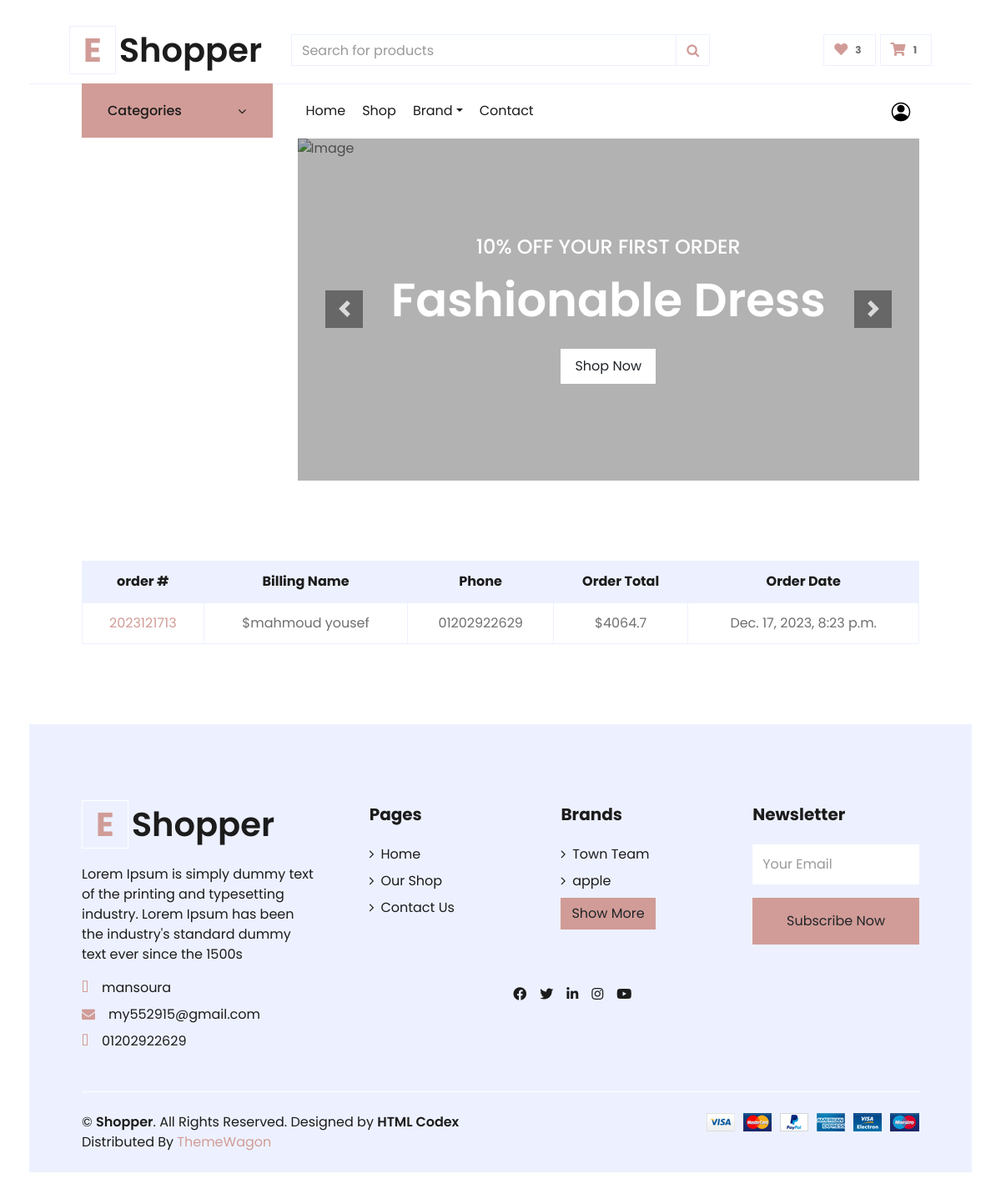
Page /accounts/orders/ (signed in) on the committed database.
### settings/models.py (models this page shows, shortened)
class Info(models.Model):
    site_name = models.CharField( max_length=50)
    description = models.TextField(max_length=1000)
    phone = models.CharField( max_length=30 , null=True, blank=True)
    email = models.EmailField( max_length=254 , null=True, blank=True)
    address = models.CharField( max_length=50 , null=True, blank=True)
    image = models.ImageField(upload_to='settings/', null=True, blank=True )
    fb_link = models.URLField( max_length=200)
    twitter_link = models.URLField( max_length=200)
    instagram_link = models.URLField( max_length=200)

class Brand(models.Model):
    BRDName = models.CharField(max_length=40)
    image = models.ImageField(upload_to='product/',blank=True, null=True)
    BRDDesc = models.TextField(blank=True, null=True)
    class Meta:
        verbose_name = _("Brand")
        verbose_name_plural = _("Brands")
    def __str__(self):
        return self.BRDName

### orders/models.py (models this page shows, shortened)
class Order(models.Model):
    STATUS = (
        ('New','New'),
        ('Accepted','Accepted'),
        ('Completed','Completed'),
        ('Cancelled','Cancelled'),
    )
    user = models.ForeignKey(User, on_delete=models.SET_NULL , null=True)
    payment = models.ForeignKey(Payment,  on_delete=models.SET_NULL ,blank=True , null=True)
    order_number = models.CharField(max_length=50)
    first_name = models.CharField(max_length=50)
    last_name = models.CharField(max_length=50)
    phone = models.CharField(max_length=50)
    zip_code = models.CharField(max_length=50,blank=True)
    email = models.EmailField( max_length=254)
    address_line_1 = models.CharField( max_length=50)
    address_line_2 = models.CharField( max_length=50 , blank=True)
    country = models.CharField( max_length=50 )
    state = models.CharField( max_length=50 )
    city = models.CharField( max_length=50 )
    order_note = models.CharField( max_length=1000 , blank=True)
    order_total = models.FloatField()
    tax = models.FloatField()
    status = models.CharField(choices=STATUS,default='New' , max_length=15)
    ip = models.CharField(max_length=50  ,blank=True)
    is_orderd = models.BooleanField(default=False)
    created_at = models.DateTimeField( auto_now_add=True)
    updated_at = models.DateTimeField(auto_now=True)
    def full_name(self):
        return f'{self.first_name} {self.last_name}'

### accounts/views.py (the view)
# urls.py: path('orders/' , views.orders , name='orders'),
def orders(request):
    orders = Order.objects.filter(user=request.user,is_orderd=True).order_by('-created_at')
    context = {
        'orders':orders,
    }
    return render(request,'profile/orders.html',context)

### accounts/templates/profile/orders.html
     {% extends 'base.html' %}
     {% load static %}
     {% block body %}
    <div class="container-fluid pt-5">
        <div class="row px-xl-5">
            <div class="col-lg-12 table-responsive mb-5">
                <table class="table table-bordered text-center mb-0">
                    <thead class="bg-secondary text-dark">
                        <tr>
                            <th>order #</th>
                            <th>Billing Name</th>
                            <th>Phone</th>
                            <th>Order Total</th>
                            <th>Order Date</th>
                        </tr>
                    </thead>
                    <tbody class="align-middle">
                        {% for order in orders %}
                        <tr>
                            <td class="align-middle"><a href="{% url 'accounts:order_detail' order.order_number %}">{{order.order_number}}</a></td>
                            <td class="align-middle">${{order.full_name}}</td>
                            <td class="align-middle">
                                {{order.phone}}
                            </td>
                            <td class="align-middle">${{order.order_total}}</td>
                            <td class="align-middle">{{order.created_at}}</td>
                        </tr>
                         {% endfor %}
                    </tbody>
                </table>
            </div>
        </div>
    </div>
     {% endblock %}

### templates/base.html (shortened to what this page needs)
{% load static %}
<!DOCTYPE html>
<html lang="en">
<head>
    <link href="https://cdnjs.cloudflare.com/ajax/libs/font-awesome/5.10.0/css/all.min.css" rel="stylesheet">
    <link rel="stylesheet" href="https://cdnjs.cloudflare.com/ajax/libs/font-awesome/4.7.0/css/font-awesome.min.css">
    <link href="{% static 'lib4/owlcarousel/assets/owl.carousel.min.css'%}" rel="stylesheet">
    <link href="{% static 'css4/style.css'%}" rel="stylesheet">
    <link href="{% static 'css4/review.css'%}" rel="stylesheet">
    <link href="{% static 'css4/custom.css'%}" rel="stylesheet">
</head>
<body>
    <div class="container-fluid">
        <div class="row align-items-center py-3 px-xl-5">
            <div class="col-lg-3 d-none d-lg-block">
                <a href="/" class="text-decoration-none">
                    <h1 class="m-0 display-5 font-weight-semi-bold"><span
                            class="text-primary font-weight-bold border px-3 mr-1">E</span>{{myfooter.site_name}}</h1>
                </a>
            </div>
            <div class="col-lg-6 col-6 text-left">
                <form action="{% url 'product:search' %}" method="GET">
                    <div class="input-group">
                        <input type="text" name="q" class="form-control" placeholder="Search for products">
                        <div class="input-group-append">
                            <span class="input-group-text bg-transparent text-primary">
                                <i class="fa fa-search"></i>
                            </span>
                        </div>
                    </div>
                </form>
            </div>
            {% if user.is_authenticated %}
            <div class="col-lg-3 col-6 text-right">
                <a href="{% url 'accounts:user_favourites' %}" class="btn border">
                    <i class="fas fa-heart text-primary"></i>
                    <span class="badge">{{product_count}}</span>
                </a>
                {% endif %}
                <a href="{% url 'carts:cart'%}" class="btn border">
                    <i class="fas fa-shopping-cart text-primary"></i>
                    <span class="badge">{{cart_count}}</span>
                </a>
            </div>
        </div>
        <div class="container-fluid mb-5">
            <div class="row border-top px-xl-5">
                <div class="col-lg-3 d-none d-lg-block">
                    <a class="btn shadow-none d-flex align-items-center justify-content-between bg-primary text-white w-100"
                        data-toggle="collapse" href="#navbar-vertical"
                        style="height: 65px; margin-top: -1px; padding: 0 30px;">
                        <h6 class="m-0">Categories</h6>
                        <i class="fa fa-angle-down text-dark"></i>
                    </a>
                </div>
                <div class="col-lg-9">
                    <nav class="navbar navbar-expand-lg bg-light navbar-light py-3 py-lg-0 px-0">
                        <div class="collapse navbar-collapse justify-content-between" id="navbarCollapse">
                            <div class="navbar-nav mr-auto py-0">
                                <a href="/" class="nav-item nav-link ">Home</a>
                                <a href="{% url 'product:product_list'%}" class="nav-item nav-link">Shop</a>
                                <div class="nav-item dropdown">
                                    <a href="#" class="nav-link dropdown-toggle " data-toggle="dropdown">Brand</a>
                                </div>
                                <a href="{% url 'settings:contact'%}" class="nav-item nav-link">Contact</a>
                            </div>
                            <div class="navbar-nav ml-auto py-0">
                                {% if request.user.is_authenticated %}
                                <div class="nav-item dropdown">
                                    <a href="#" class="nav-link " data-toggle="dropdown"><img src="{% static 'img4/account.png'%}"> {{profile.user.username}}</img></i></a>
                                </div>
                                {% endif %}
                            </div>
                        </div>
                    </nav>
                    <div id="header-carousel" class="carousel slide" data-ride="carousel">
                        <div class="carousel-inner">
                            <div class="carousel-item active" style="height: 410px;">
                                <img class="img-fluid" src="{% static 'img4/carousel-1.jpg'%}" alt="Image">
                                <div
                                    class="carousel-caption d-flex flex-column align-items-center justify-content-center">
                                    <div class="p-3" style="max-width: 700px;">
                                        <h4 class="text-light text-uppercase font-weight-medium mb-3">10% Off Your First
                                            Order</h4>
                                        <h3 class="display-4 text-white font-weight-semi-bold mb-4">Fashionable Dress
                                        </h3>
                                        <a href="{%url 'product:product_list'%}" class="btn btn-light py-2 px-3">Shop
                                            Now</a>
                                    </div>
                                </div>
                            </div>
                        </div>
                        <a class="carousel-control-prev" href="#header-carousel" data-slide="prev">
                            <div class="btn btn-dark" style="width: 45px; height: 45px;">
                                <span class="carousel-control-prev-icon mb-n2"></span>
                            </div>
                        </a>
                        <a class="carousel-control-next" href="#header-carousel" data-slide="next">
                            <div class="btn btn-dark" style="width: 45px; height: 45px;">
                                <span class="carousel-control-next-icon mb-n2"></span>
                            </div>
                        </a>
                    </div>
                </div>
            </div>
        </div>
        {% block body %}
        {% endblock body %}
        <div class="container-fluid bg-secondary text-dark mt-5 pt-5">
            <div class="row px-xl-5 pt-5">
                <div class="col-lg-4 col-md-12 mb-5 pr-3 pr-xl-5">
                    <a href="/" class="text-decoration-none">
                        <h1 class="mb-4 display-5 font-weight-semi-bold"><span
                                class="text-primary font-weight-bold border border-white px-3 mr-1">E</span>{{myfooter.site_name}}
                        </h1>
                    </a>
                    <p>{{myfooter.description}}</p>
                    <p class="mb-2"><i class="fa fa-map-marker-alt text-primary mr-3"></i>{{myfooter.address}}</p>
                    <p class="mb-2"><i class="fa fa-envelope text-primary mr-3"></i>{{myfooter.email}}</p>
                    <p class="mb-0"><i class="fa fa-phone-alt text-primary mr-3"></i>{{myfooter.phone}}</p>
                </div>
                <div class="col-lg-8 col-md-12">
                    <div class="row">
                        <div class="col-md-4 mb-5">
                            <h5 class="font-weight-bold text-dark mb-4">Pages</h5>
                            <div class="d-flex flex-column justify-content-start">
                                <a class="text-dark mb-2" href="/"><i class="fa fa-angle-right mr-2"></i>Home</a>
                            <a class="text-dark mb-2" href="{% url 'product:product_list' %}"><i class="fa fa-angle-right mr-2"></i>Our Shop</a>
                            <a class="text-dark" href="{% url 'settings:contact'%}"><i class="fa fa-angle-right mr-2"></i>Contact Us</a>
                            </div>
                        </div>
                        <div class="col-md-4 mb-5">
                            <h5 class="font-weight-bold text-dark mb-4">Brands</h5>
                            <div class="d-flex flex-column justify-content-start">
                                {% for brand in brands_footer  %}
                                <a class="text-dark mb-2" href="{%url 'product:product_by_brand' brand%}"><i
                                        class="fa fa-angle-right mr-2"></i>{{brand}}</a>
                                {% endfor %}
                                <a href="{% url 'settings:brand_list'  %}"><button type="button"
                                        class="btn btn-primary">Show
                                        More</button></a>
                            </div>
                        </div>
                        <div id="main_form_div" class="col-md-4 mb-5">
                            <h5 class="font-weight-bold text-dark mb-4">Newsletter</h5>
                            <form id="newsletters_form" action="{% url 'home:newsletter2' %}" method="POST">
                                <div class="form-group">
                                    <input type="email" name="emailinput" class="form-control border-0 py-4"
                                        placeholder="Your Email" required="required" />
                                </div>
                                <div>
                                    <button class="btn btn-primary btn-block border-0 py-3" type="submit">Subscribe
                                        Now</button>
                                </div>
                            </form>
                        </div>
                        <div class="col-lg-6 text-center text-lg-right">
                            <div class="d-inline-flex align-items-center">
                                <a class="text-dark px-2" href="{{myfooter.fb_link}}">
                                    <i class="fab fa-facebook-f"></i>
                                </a>
                                <a class="text-dark px-2" href="{{myfooter.twitter_link}}">
                                    <i class="fab fa-twitter"></i>
                                </a>
                                <a class="text-dark px-2" href="">
                                    <i class="fab fa-linkedin-in"></i>
                                </a>
                                <a class="text-dark px-2" href="">
                                    <i class="fab fa-instagram"></i>
                                </a>
                                <a class="text-dark pl-2" href="">
                                    <i class="fab fa-youtube"></i>
                                </a>
                            </div>
                        </div>
                    </div>
                </div>
            </div>
            <div class="row border-top border-light mx-xl-5 py-4">
                <div class="col-md-6 px-xl-0">
                    <p class="mb-md-0 text-center text-md-left text-dark">
                        &copy; <a class="text-dark font-weight-semi-bold" href="#">{{myfooter.site_name}}</a>. All
                        Rights
                        Reserved.
                        Designed
                        by
                        <a class="text-dark font-weight-semi-bold" href="https://htmlcodex.com">HTML Codex</a><br>
                        Distributed By <a href="https://themewagon.com" target="_blank">ThemeWagon</a>
                    </p>
                </div>
                <div class="col-md-6 px-xl-0 text-center text-md-right">
                    <img class="img-fluid" src="{% static 'img4/payments.png' %}" alt="">
                </div>
            </div>
        </div>
</body>
</html>

### rows in the picture
Info: site_name "Shopper", description "Lorem Ipsum is simply dummy text of the printing and typesetting industry. Lorem Ipsum has been the industry's standard dummy text ever since the 1500s", address "mansoura", email "my552915@gmail.com", phone "01202922629"
Order: order_number "2023121713", full_name "mahmoud yousef", phone "01202922629", order_total "4064.7", created_at "Dec. 17, 2023, 8:23 p.m."
Brand: BRDName "Town Team"
Brand: BRDName "apple"

### other values in the picture
{{ product_count }} "3"
{{ cart_count }} "1"
